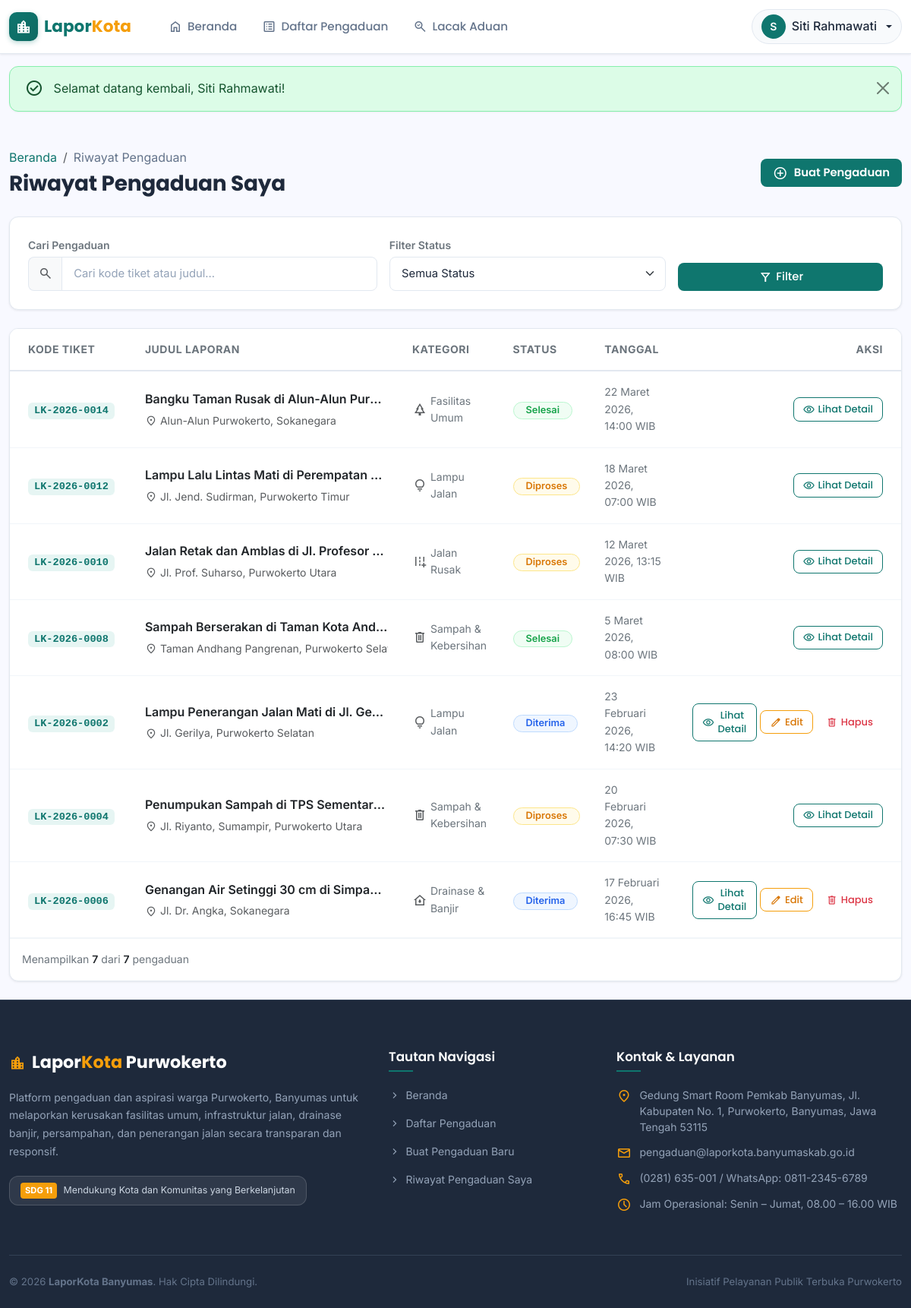
Screenshot of /user/history.php (signed in) with the database file from the repository.
### tables this page shows
CREATE TABLE complaints (
    id              INT AUTO_INCREMENT PRIMARY KEY,
    user_id         INT           NOT NULL,
    category_id     INT           NOT NULL,
    ticket_code     VARCHAR(20)   NOT NULL UNIQUE,
    title           VARCHAR(255)  NOT NULL,
    description     TEXT          NOT NULL,
    address         VARCHAR(500)  NOT NULL,
    latitude        DECIMAL(10,8) DEFAULT NULL,
    longitude       DECIMAL(11,8) DEFAULT NULL,
    photo           VARCHAR(255)  DEFAULT NULL,
    status          ENUM('Diterima','Diproses','Selesai','Ditolak') NOT NULL DEFAULT 'Diterima',
    admin_response  TEXT          DEFAULT NULL,
    created_at      DATETIME      NOT NULL DEFAULT CURRENT_TIMESTAMP,
    updated_at      DATETIME      NOT NULL DEFAULT CURRENT_TIMESTAMP ON UPDATE CURRENT_TIMESTAMP,
    FOREIGN KEY (user_id)     REFERENCES users(id)      ON DELETE CASCADE,
    FOREIGN KEY (category_id) REFERENCES categories(id) ON DELETE RESTRICT,
    INDEX idx_status   (status),
    INDEX idx_user     (user_id),
    INDEX idx_category (category_id),
    INDEX idx_created  (created_at)
);

CREATE TABLE categories (
    id          INT AUTO_INCREMENT PRIMARY KEY,
    name        VARCHAR(100)  NOT NULL UNIQUE,
    icon        VARCHAR(50)   DEFAULT 'category',
    created_at  DATETIME      NOT NULL DEFAULT CURRENT_TIMESTAMP
);

### user/history.php (the view, shortened to what the rows shown need)
<?php
require_once __DIR__ . '/../includes/auth.php';
require_once __DIR__ . '/../includes/helpers.php';
$currentUser = currentUser();
$userId = (int)$currentUser['id'];
$q            = trim($_GET['q'] ?? '');
$statusFilter = trim($_GET['status'] ?? '');
$page         = isset($_GET['page']) ? max(1, (int)$_GET['page']) : 1;
$perPage      = 10;
$where = ["c.user_id = ?"];
$types = "i";
$params = [$userId];
$whereSql = implode(" AND ", $where);
$countSql = "SELECT COUNT(*) AS total FROM complaints c WHERE {$whereSql}";
$countStmt = $conn->prepare($countSql);
$countStmt->bind_param($types, ...$params);
$countStmt->execute();
$totalRows = (int)($countStmt->get_result()->fetch_assoc()['total'] ?? 0);
$pagination = paginate($totalRows, $perPage, $page);
$offset     = $pagination['offset'];
$dataSql = "
    SELECT c.id, c.ticket_code, c.title, c.description, c.address, c.status, c.created_at, c.photo,
           cat.name AS category_name, cat.icon AS category_icon
    FROM complaints c
    LEFT JOIN categories cat ON c.category_id = cat.id
    WHERE {$whereSql}
    ORDER BY c.created_at DESC, c.id DESC
    LIMIT ? OFFSET ?
";
$dataStmt = $conn->prepare($dataSql);
$typesWithLimit = $types . "ii";
$paramsWithLimit = array_merge($params, [$perPage, $offset]);
$dataStmt->bind_param($typesWithLimit, ...$paramsWithLimit);
$dataStmt->execute();
$complaints = $dataStmt->get_result()->fetch_all(MYSQLI_ASSOC);
include __DIR__ . '/../includes/header.php';
?>
<div class="history-page py-4">
    <div class="container" style="max-width: 1200px;">
        <div class="d-flex flex-wrap align-items-center justify-content-between gap-3 mb-4">
            <div>
                <h2 class="fw-bold mb-0" style="color: #1E293B; font-family: 'Poppins', sans-serif;">Riwayat Pengaduan Saya</h2>
            </div>
        </div>
        <?php if (empty($complaints)): ?>
            <div class="history-card text-center py-5 px-3">
                <div class="rounded-circle d-inline-flex align-items-center justify-content-center mb-3" style="width: 80px; height: 80px; background-color: #E6F5F3; color: #0F766E;">
                    <span class="material-symbols-outlined" style="font-size: 40px;">
                        <?= ($q !== '' || $statusFilter !== '') ? 'search_off' : 'inbox' ?>
                    </span>
                </div>
                <h4 class="fw-bold mb-2" style="color: #1E293B; font-family: 'Poppins', sans-serif;">
                    <?= ($q !== '' || $statusFilter !== '') ? 'Pengaduan Tidak Ditemukan' : 'Belum Ada Pengaduan' ?>
                </h4>
                <p class="text-secondary mb-4 mx-auto" style="max-width: 480px;">
                    <?php if ($q !== '' || $statusFilter !== ''): ?>
                        Tidak ada pengaduan yang cocok dengan kata kunci atau filter status yang Anda pilih. Silakan sesuaikan pencarian Anda.
                    <?php else: ?>
                        Anda belum pernah membuat laporan pengaduan. Sampaikan permasalahan fasilitas umum di sekitar Purwokerto agar segera ditindaklanjuti.
                    <?php endif; ?>
                </p>
                <?php if ($q !== '' || $statusFilter !== ''): ?>
                    <a href="<?= base_url('user/history.php') ?>" class="btn btn-outline-secondary px-4 py-2" style="border-radius: 8px;">
                        Reset Filter
                    </a>
                <?php else: ?>
                    <a href="<?= base_url('user/complaint_create.php') ?>" class="btn btn-primary-teal px-4 py-2">
                        Mulai Buat Pengaduan
                    </a>
                <?php endif; ?>
            </div>
        <?php else: ?>
            <div class="history-card overflow-hidden">
                <div class="table-responsive">
                    <table class="table table-hover align-middle mb-0" style="border-collapse: collapse;">
                        <thead style="background-color: #F8F9FF; border-bottom: 2px solid #E2E8F0;">
                            <tr>
                                <th scope="col" class="py-3 px-4 text-secondary small fw-bold text-uppercase" style="letter-spacing: 0.5px;">Kode Tiket</th>
                                <th scope="col" class="py-3 px-3 text-secondary small fw-bold text-uppercase" style="letter-spacing: 0.5px;">Judul Laporan</th>
                                <th scope="col" class="py-3 px-3 text-secondary small fw-bold text-uppercase" style="letter-spacing: 0.5px;">Kategori</th>
                                <th scope="col" class="py-3 px-3 text-secondary small fw-bold text-uppercase" style="letter-spacing: 0.5px;">Status</th>
                                <th scope="col" class="py-3 px-3 text-secondary small fw-bold text-uppercase" style="letter-spacing: 0.5px;">Tanggal</th>
                                <th scope="col" class="py-3 px-4 text-secondary small fw-bold text-uppercase text-end" style="letter-spacing: 0.5px;">Aksi</th>
                            </tr>
                        </thead>
                        <tbody>
                            <?php foreach ($complaints as $row): ?>
                                <tr class="table-complaint-row" style="border-bottom: 1px solid #F1F5F9;">
                                    <td class="py-3 px-4">
                                        <span class="badge font-monospace fw-semibold px-2 py-1" style="background-color: #E6F5F3; color: #0F766E; border-radius: 6px; font-size: 0.85rem;">
                                            <?= e($row['ticket_code']) ?>
                                        </span>
                                    </td>
                                    <td class="py-3 px-3">
                                        <div class="fw-semibold text-dark mb-0 text-truncate" style="max-width: 320px;" title="<?= e($row['title']) ?>">
                                            <?= e($row['title']) ?>
                                        </div>
                                        <?php if (!empty($row['address'])): ?>
                                            <div class="small text-muted text-truncate d-flex align-items-center gap-1 mt-1" style="max-width: 320px;">
                                                <span class="material-symbols-outlined fs-6">location_on</span>
                                                <span><?= e($row['address']) ?></span>
                                            </div>
                                        <?php endif; ?>
                                    </td>
                                    <td class="py-3 px-3">
                                        <div class="d-inline-flex align-items-center gap-1 text-secondary small">
                                            <span class="material-symbols-outlined fs-5 text-muted"><?= e($row['category_icon'] ?? 'category') ?></span>
                                            <span><?= e($row['category_name'] ?? 'Umum') ?></span>
                                        </div>
                                    </td>
                                    <td class="py-3 px-3">
                                        <span class="badge rounded-pill px-3 py-1 fw-semibold <?= statusBadgeClass($row['status']) ?>" style="font-size: 0.8rem; border-radius: 50px;">
                                            <?= e($row['status']) ?>
                                        </span>
                                    </td>
                                    <td class="py-3 px-3 small text-secondary">
                                        <?= formatDate($row['created_at']) ?>
                                    </td>
                                    <td class="py-3 px-4 text-end">
                                        <div class="d-inline-flex align-items-center gap-1">
                                            <a href="<?= base_url('user/complaint_detail.php?id=' . $row['id']) ?>"
                                               class="btn btn-sm btn-outline-primary d-inline-flex align-items-center gap-1"
                                               style="border-radius: 8px; border-color: #0F766E; color: #0F766E;"
                                               title="Lihat Detail">
                                                <span class="material-symbols-outlined fs-6">visibility</span>
                                                <span class="d-none d-md-inline">Lihat Detail</span>
                                            </a>
                                            <?php if ($row['status'] === 'Diterima'): ?>
                                                <a href="<?= base_url('user/complaint_create.php?edit=' . $row['id']) ?>"
                                                   class="btn btn-sm btn-outline-warning d-inline-flex align-items-center gap-1"
                                                   style="border-radius: 8px; border-color: #F59E0B; color: #D97706;"
                                                   title="Edit Pengaduan">
                                                    <span class="material-symbols-outlined fs-6">edit</span>
                                                    <span class="d-none d-md-inline">Edit</span>
                                                </a>
                                                <button type="button"
                                                        class="btn btn-sm btn-outline-danger d-inline-flex align-items-center gap-1 btn-delete-complaint"
                                                        style="border-radius: 8px;"
                                                        data-bs-toggle="modal"
                                                        data-bs-target="#deleteComplaintModal"
                                                        data-id="<?= $row['id'] ?>"
                                                        data-ticket="<?= e($row['ticket_code']) ?>"
                                                        data-title="<?= e($row['title']) ?>"
                                                        title="Hapus Pengaduan">
                                                    <span class="material-symbols-outlined fs-6">delete</span>
                                                    <span class="d-none d-md-inline">Hapus</span>
                                                </button>
                                            <?php endif; ?>
                                        </div>
                                    </td>
                                </tr>
                            <?php endforeach; ?>
                        </tbody>
                    </table>
                </div>
            </div>
        <?php endif; ?>
    </div>
</div>
<?php
include __DIR__ . '/../includes/footer.php';
?>

### rows the page displays
complaints: ticket_code "LK-2026-0014", title "Bangku Taman Rusak di Alun-Alun Pur…", address "Alun-Alun Purwokerto, Sokanegara", category.name "Fasilitas Umum", status "Selesai", created_at "22 Maret 2026, 14:00 WIB"
complaints: ticket_code "LK-2026-0012", title "Lampu Lalu Lintas Mati di Perempatan…", address "Jl. Jend. Sudirman, Purwokerto Timur", category.name "Lampu Jalan", status "Diproses", created_at "18 Maret 2026, 07:00 WIB"
complaints: ticket_code "LK-2026-0010", title "Jalan Retak dan Amblas di Jl. Profesor…", address "Jl. Prof. Suharso, Purwokerto Utara", category.name "Jalan Rusak", status "Diproses", created_at "12 Maret 2026, 13:15 WIB"
complaints: ticket_code "LK-2026-0008", title "Sampah Berserakan di Taman Kota And…", address "Taman Andhang Pangrenan, Purwokerto S…", category.name "Sampah & Kebersihan", status "Selesai", created_at "5 Maret 2026, 08:00 WIB"
complaints: ticket_code "LK-2026-0002", title "Lampu Penerangan Jalan Mati di Jl. Ge…", address "Jl. Gerilya, Purwokerto Selatan", category.name "Lampu Jalan", status "Diterima", created_at "23 Februari 2026, 14:20 WIB"
complaints: ticket_code "LK-2026-0004", title "Penumpukan Sampah di TPS Sementar…", address "Jl. Riyanto, Sumampir, Purwokerto Utara", category.name "Sampah & Kebersihan", status "Diproses", created_at "20 Februari 2026, 07:30 WIB"
complaints: ticket_code "LK-2026-0006", title "Genangan Air Setinggi 30 cm di Simpa…", address "Jl. Dr. Angka, Sokanegara", category.name "Drainase & Banjir", status "Diterima", created_at "17 Februari 2026, 16:45 WIB"

### other values shown
substr($currentUser['name'] ?? 'U', 0, 1) "S"
$currentUser['name'] "Siti Rahmawati"
$flashSuccess "Selamat datang kembali, Siti Rahmawati!"
count($complaints) "7"
$totalRows "7"
